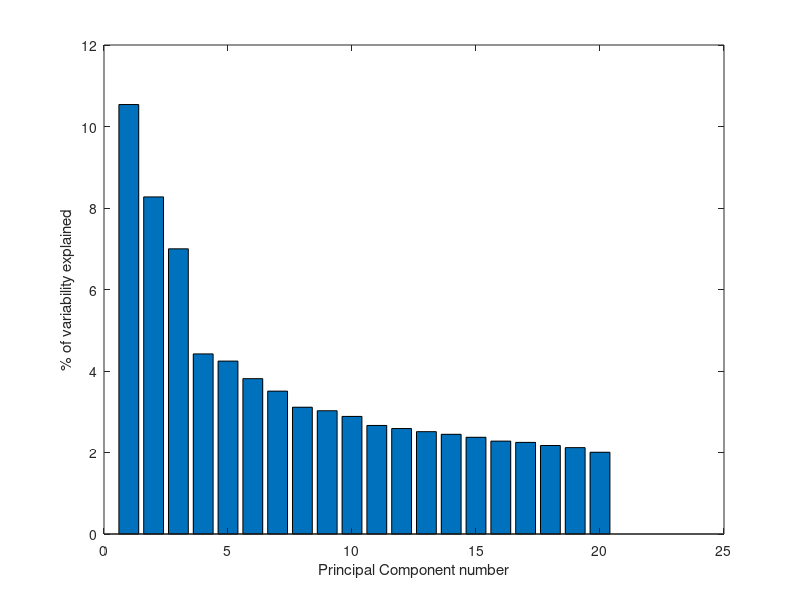

This chart was generated by the following MATLAB code: (Note: this script raises an error after producing the figure.)
% code from here:
% http://www.mathworks.com/matlabcentral/fileexchange/3171-visualization-tools-for-process-condition-monitoring/content/walk_through_demo.html

cd ~/dti/scripts/mpcademo/

clc
g = get(0,'defaultfigureunits');
set(0,'defaultfigureunits','normalized');
%
load calibration_data
whos t udat

umat = squeeze(reshape(udat,37,1,[]));
avg = mean(umat);
st = std(umat);
umat = (umat-ones(37,1)*avg)./(ones(37,1)*st);
%
whos umat

[P, sc, L, t2] = princomp(umat);

bar(L(1:20)/sum(L)*100)
xlabel('Principal Component number'), ylabel('% of variability explained')

Pc = P(1:3,:); % first 3 direction vectors

mapped_calib_data = umat*Pc.'; %3 coordinates for 37 batches in a 
                               %37 x 3 matrix; coordinates are called
                               %"scores".

M = mean(mapped_calib_data);
C = cov(mapped_calib_data);

% M = [0;0;0];
% 
% C = [1 1 1;
%     1 1 1;
%     1 1 1;];
    

[x,y,z] = compute_ellipsoid(M,C); 

% x=real(x);
% y=real(y);
% z=real(z);



% (x, y, z) are the points on the surface of the 95% confidence ellipsoid.
% We can visualize this region as follows:

% f = figure('pos',[0.0016,0.3867,0.4789,0.5039],'color','w');
f = figure('color','w')
sc = surf(x,y,z,0.6*ones([size(z),3])); % surface plot 
shading interp
xlabel('med-lat','fontweight','bold'); 
ylabel('ant-post','fontweight','bold'); 
zlabel('inf-sup','fontweight','bold')
%
% Apply advanced graphics options:
alpha(sc,0.4); % change transparency of ellipsoid
camlight headlight % add light for 3-D effect
lighting phong


load testdata
whos gooddata baddata

mapped_good_data = gooddata*Pc.'; % scores for a normal batch
mapped_bad_data = baddata*Pc.';   % scores for a faulty batch

figure(f);
hold on
plot3(mapped_good_data(1),mapped_good_data(2),mapped_good_data(3),...
    'b.','markersize',15);
plot3(mapped_bad_data(1),mapped_bad_data(2),mapped_bad_data(3),...
    'r.','markersize',15);
cameratoolbar
title({'Ellipsoid of "in-control" region','and scores for completed batches'},...
    'fontweight','bold')

available_data =  gooddata(1:38); % only 1/3 of total data is available
%
% Compute the covariance of the training (calibration data), re-distributed
% along the first 3 directions.
% This will take a few seconds...

L1 = L(1:3); L1 = L1(:);
n = size(P,1);
L2 = ((sum(L)-sum(L1))/(n-3))*ones(n-3,1);
newL = [L1;L2];
S = P*diag(newL)*P.';

% Partition the covariance information: 
S11 = S(1:38,1:38);
S12 = S(1:38,39:end);
S21 = S(39:end,1:38);
S22 = S(39:end,39:end);

W1 = P(1:3,1:38);
W2 = P(1:3,39:end);

% Compute the score mean and covariance
score_mean =  (W1+W2*S21*inv(S11))*available_data.';
score_cov = W2*(S22-S21*inv(S11)*S12)*W2.';
%

[xd,yd,zd] = compute_ellipsoid(score_mean,score_cov); %
%
f1 = figure('pos',[0.4555,0.3740,0.5086,0.5166],'color','w');
mymap1(:,:,1) = repmat(0,51,51); 
mymap1(:,:,2) = repmat(0,51,51); 
mymap1(:,:,3) = repmat(1,51,51);

s = surf(xd,yd,zd,mymap1); % forecasted score region
alpha(s,1); 
hold on
sc = surf(x,y,z,0.6*ones([size(z),3])); % in-control region
set(sc,'Edgecolor','n')
alpha(sc,0.4);

shading interp
xlabel('S_1','fontweight','bold'); 
ylabel('S_2','fontweight','bold'); 
zlabel('S_3','fontweight','bold')
camlight headlight, lighting phong
cameratoolbar

available_data =  baddata(1:38); % only 1/3 of total data is available

score_mean =  (W1+W2*S21*inv(S11))*available_data.';
score_cov = W2*(S22-S21*inv(S11)*S12)*W2.';

[xf,yf,zf] = compute_ellipsoid(score_mean,score_cov); %
figure(f1);
mymap2(:,:,1) = repmat(1,51,51); 
mymap2(:,:,2) = repmat(0,51,51); 
mymap2(:,:,3) = repmat(0,51,51);
sf = surf(xf,yf,zf,mymap2);
alpha(sf,0.8)
shading interp
camlight headlight, lighting phong
title({'Forecasted regions for incomplete normal (blue)','and faulty (red) batches'},...
    'fontweight','bold')
axis equal
%

echo off
set(0,'defaultfigureunits',g);